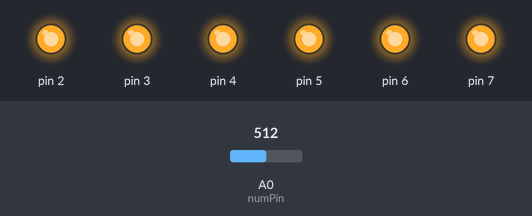
Simulated run of this sketch. Board: Arduino Uno, built with avr-gcc and run on an emulated ATmega328P. On the bench: output pins drawn as LEDs (lit = HIGH). The test bench sets the inputs (shaded band); at power-on: A0 (numPin) = 512. What the sketch prints to the serial monitor is not drawn.

Above: at 2.8 s.
2.9 s: A0 (numPin) set to 409
5.6 s: A0 (numPin) set to 382
At 7.4 s:
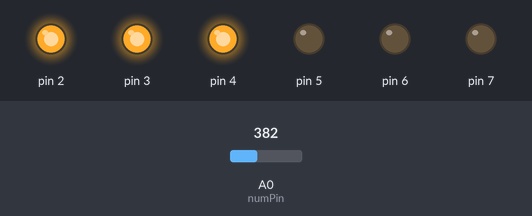
8.3 s: A0 (numPin) set to 213
11.2 s: A0 (numPin) set to 188
At 13.2 s:
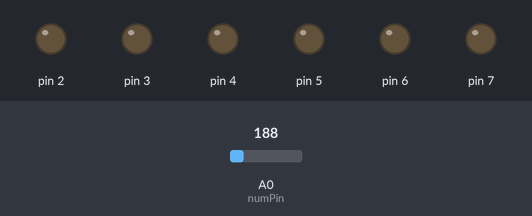
13.9 s: A0 (numPin) set to 210
At 14.7 s:
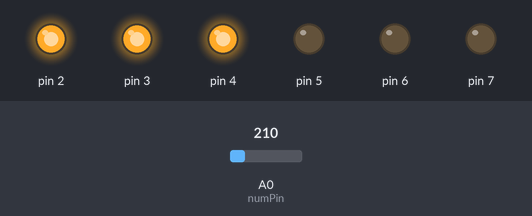
16.6 s: A0 (numPin) set to 190
At 19.0 s:
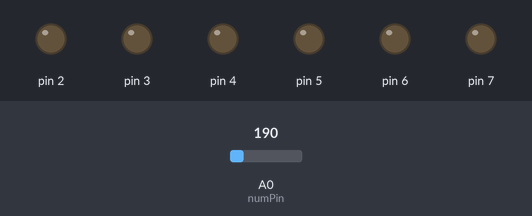
Timing chart, 0 to 20.5 s (numbered marks = the images above; inputs shaded):
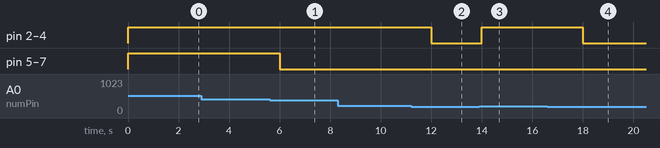

Measured:
- the behaviour switches between 400 and 399 on A0 (numPin) (found by bisection; images 0 and 1)
- the behaviour switches between 200 and 199 on A0 (numPin) (found by bisection; images 1 and 2)
- after the input at 2.9 s, every drawn part: stays the same
- after the input at 5.6 s, pin 5–7: HIGH → LOW after 0.40 s
- after the input at 8.3 s, every drawn part: stays the same
- after the input at 11.2 s, pin 2–4: HIGH → LOW after 0.80 s
- after the input at 13.9 s, pin 2–4: LOW → HIGH after 0.10 s
- after the input at 16.6 s, pin 2–4: HIGH → LOW after 1.4 s

The sketch:

Lab5_IOT.ino.ino
```cpp
//const int sensorPin = 0;
int numPin = 0;
int val;
//This ex is a pullUp
void setup() {
  // put your setup code here, to run once:
pinMode(2, OUTPUT);
pinMode(3, OUTPUT);
pinMode(4, OUTPUT);
pinMode(5, OUTPUT);
pinMode(6, OUTPUT);
pinMode(7, OUTPUT);
Serial.begin(9600);
}

void loop() {
  // put your main code here, to run repeatedly:
   val = analogRead(numPin);
   Serial.print(val);
if(val < 200) //every 200
{
digitalWrite(2, LOW);
digitalWrite(3, LOW);
digitalWrite(4, LOW);
digitalWrite(5, LOW);
digitalWrite(6, LOW);
digitalWrite(7, LOW);

}

if(val >= 200 && val < 400) //every 200
{
digitalWrite(2, HIGH);
digitalWrite(3, HIGH);
digitalWrite(4, HIGH);
digitalWrite(5, LOW);
digitalWrite(6, LOW);
digitalWrite(7, LOW);

}

if(val >= 400)
{
digitalWrite(2, HIGH);
digitalWrite(3, HIGH);
digitalWrite(4, HIGH);
digitalWrite(5, HIGH);
digitalWrite(6, HIGH);
digitalWrite(7, HIGH);

}
delay(2000);
}
```
